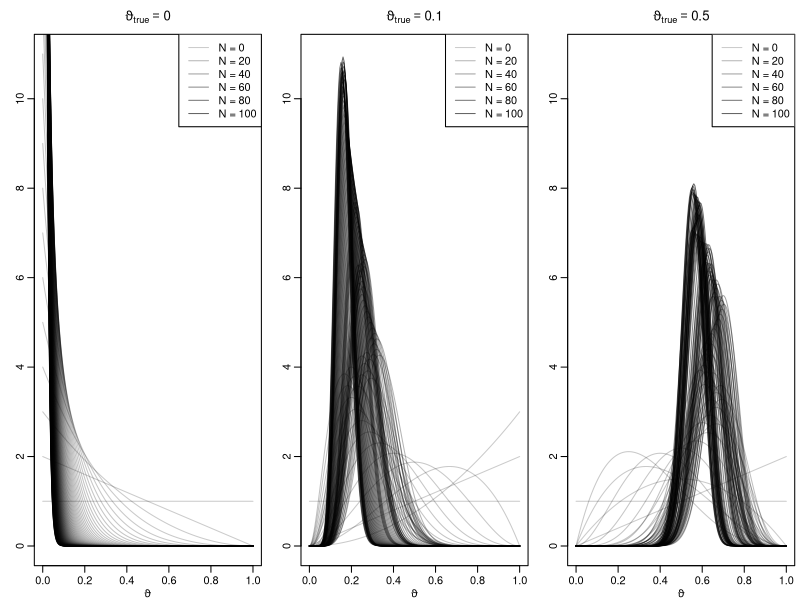

Here is the R script that generated this plot: (Note: this script raises an error after producing the figure.)
## ---- chunk 1
knitr::opts_chunk$set(
  collapse = TRUE,
  comment = "#>",
  fig.width = 8,
  fig.height = 6
)
knitr::opts_knit$set(global.par = TRUE)
pdfplots <- FALSE # default: FALSE; set this to TRUE only if you like pdf figures
## ---- chunk 2
par(mgp = c(1.6, .6, 0), mar = c(2.6, 2.6, 2.6, .4), lwd = 1)
## ---- chunk 3
if (pdfplots) {
  pdf("5-5_1.pdf", width = 8, height = 5)
  par(mar = c(2.2, 1.6, 1.6, .2), mgp = c(1.2, .5, 0))
}
par(mfrow = c(1, 3))
set.seed(42)

a0 <- 1
b0 <- 1
N <- 100 
thetatrue <- c(0, .1, .5)
theta <- seq(0, 1, length.out = 201)

for (i in seq_along(thetatrue)) {
  plot(theta, dbeta(theta, a0, b0), type = 'l', ylim = c(0, 11),
       col = rgb(0, 0, 0, .2), xlab = expression(vartheta), ylab = '',
       main = bquote(vartheta[true] == .(thetatrue[i])))
  
  succ <- fail <- 0L
  for (j in seq_len(N)) {
    if (rbinom(1, 1, thetatrue[i])) succ <- succ + 1L else fail <- fail + 1L
    lines(theta, dbeta(theta, a0 + succ, b0 + fail), col = rgb(0, 0, 0, .2 + .4*j/N))
  }
  
  legend('topright', paste("N =", c(0, 20, 40, 60, 80, 100)), lty = 1,
         col = rgb(0, 0, 0, .2 + .4*c(0, 20, 40, 60, 80, 100)/N))
}
## ---- chunk 4
dinvgamma <- function(x, a, b, log = FALSE) {
  logdens <- dgamma(1/x, a, b, log = TRUE) - 2 * log(x)
  if (log) logdens else exp(logdens)
}

posterior <- function(mu, sigma2, ybar, s2, N) {
  dnorm(mu, ybar, sqrt(sigma2 / N)) *
    dinvgamma(sigma2, (N - 1) / 2, N * s2 / 2)
}
## ---- chunk 5
alpha <- 0.05
ndraws <- 100000
data(exrates, package = "stochvol")
y <- 100 * diff(log(exrates$USD / exrates$CHF))
N <- length(y)
ybar <- mean(y)
s2 <- var(y) * (N - 1) / N
sigma2draws <- 1 / rgamma(ndraws, (N - 1) / 2, N * s2 / 2)
mudraws <- rnorm(ndraws, mean(y), sqrt(sigma2draws / N))
draws <- data.frame(mu = mudraws, sigma2draws = sigma2draws)
## ---- chunk 6
dens <- posterior(draws$mu, draws$sigma2, ybar, s2, N)
HPDdraws <- draws[rank(dens) > floor(ndraws * alpha),]
## ---- chunk 7
toplot <- sample.int(nrow(HPDdraws), 10000)
plot(draws[toplot,], pch = 16, col = rgb(0, 0, 0, .05), cex = 2)
hullind <- chull(HPDdraws)
polygon(HPDdraws[hullind,], col = rgb(1, 0, 0, .2))
## ---- chunk 8
if (pdfplots) {
  pdf("5-5_2.pdf", width = 8, height = 5)
  par(mgp = c(1, .5, 0), mar = c(2.2, 1.5, 2, .2), lwd = 2)
}
par(mfrow = c(3, 2))
thetatrue <- c(0.02, 0.25)
N <- c(25, 100, 400)
theta <- seq(0, 1, .0005)

for (n in N) {
  for (p in thetatrue) {
    aN <- n*p + 1
    bN <- n - n*p + 1
    plot(theta, dbeta(theta, aN, bN), type = "l", xlab = expression(vartheta),
         ylab = "", main = bquote(vartheta[true] == .(p) ~ "and" ~ N == .(n)),
         xlim = c(0, 1.1*sqrt(p)), ylim = c(0, 9.5/sqrt(p + 0.008)))
    
    aN <- n*p + 2
    bN <- n - n*p + 4
    lines(theta, dbeta(theta, aN, bN), lty = 2, col = 2)
    
    legend("topright", c("Beta(1,1)", "Beta(2,4)"), lty = c(1, 2),
           col = 1:2)
  }
}
## ---- chunk 9
if (pdfplots) {
  pdf("5-5_3.pdf", width = 12, height = 5)
  par(mgp = c(1.4, .5, 0), mar = c(2.3, 1.5, 2, .2), lwd = 2)
}
par(mfrow = c(1, 2))
n <- 1000000

for (p in thetatrue) {
  aN <- n*p + 1
  bN <- n - n*p + 1
  asySD <- sqrt(p * (1 - p) / n)
  theta <- seq(p - 25*asySD, p + 25*asySD, length.out = 333)
  plot(theta, dbeta(theta, aN, bN), type = "l", xlab = expression(vartheta),
       ylab = "", main = bquote(vartheta[true] == .(p)))
    
  aN <- n*p + 2
  bN <- n - n*p + 4
  lines(theta, dbeta(theta, aN, bN), lty = 2, col = 2)
    
  legend("topright", c("Beta(1,1)", "Beta(2,4)"), lty = c(1, 2),
         col = 1:2)
}
## ---- chunk 10
if (pdfplots) {
  pdf("5-5_4.pdf", width = 8, height = 5)
  par(mgp = c(1.35, .5, 0), mar = c(2.2, 1.5, 2, .2), lwd = 2)
}
par(mfrow = c(3, 2))
for (n in N) {
  for (p in thetatrue) {
    aN <- n*p + 1
    bN <- n - n*p + 1
    asySD <- sqrt(p * (1 - p) / n)
    theta <- seq(max(0.001, p - 2*asySD), p + 2*asySD, length.out = 222)
    plot(theta, dbeta(theta, aN, bN), type = "l", xlab = expression(vartheta),
         ylab = "", main = bquote(vartheta[true] == .(p) ~ "and" ~ N == .(n)),
         log = "y")
    
    approx <- function(theta, thetastar, n, log = FALSE) {
      res <- dbeta(thetastar, aN, bN, log = TRUE) -
        0.5 * n * 1 / (thetastar * (1 - thetastar)) * (theta - thetastar)^2
      if (log) res else exp(res)
    }
    
    lines(theta, approx(theta, p, n), col = 2, lty = 2)
    
    legend("bottom", c("Posterior", "Approximation"),
           lty = c(1, 2), col = 1:2)
  }
}
